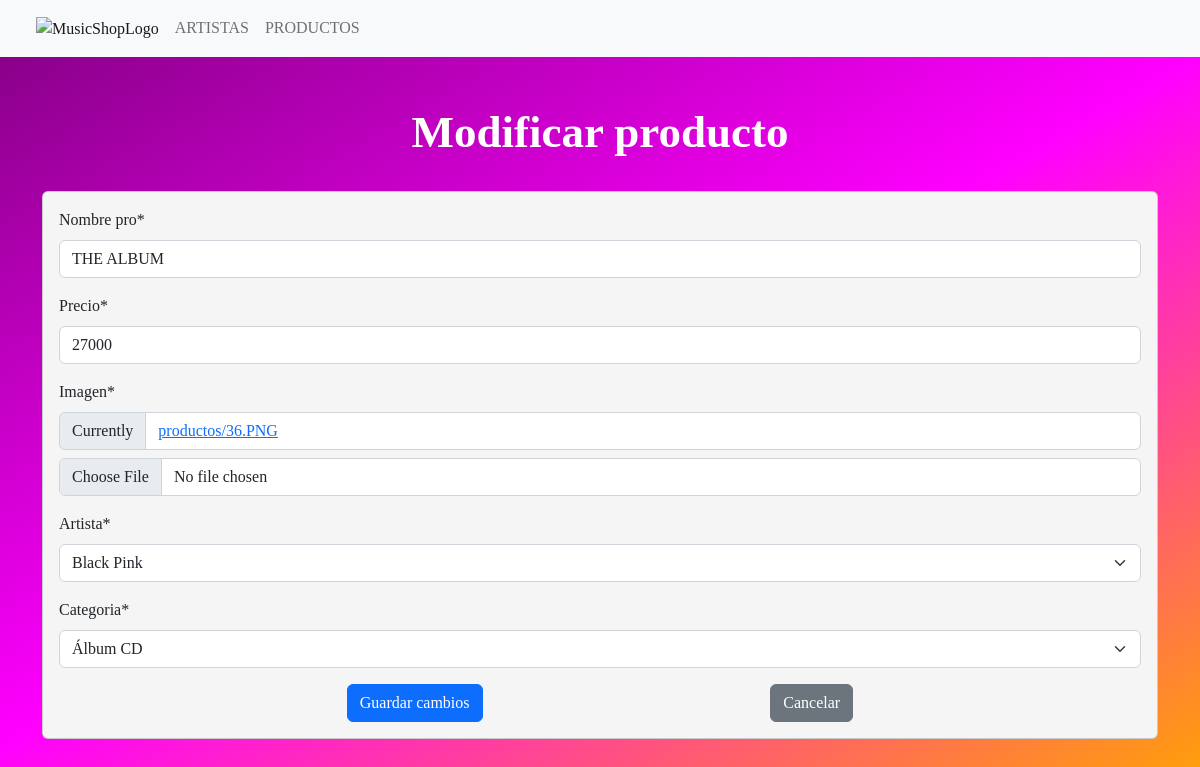
Screenshot of /modificar_producto/16 with the database file from the repository.
### tienda/models.py (models this page shows, shortened)
class Producto(models.Model):
    nombre_pro = models.CharField(max_length=70)
    precio = models.IntegerField()
    imagen = models.ImageField(upload_to="productos",null=True)
    artista = models.ForeignKey(Artista, on_delete=models.PROTECT)
    categoria = models.ForeignKey(Tipo, on_delete=models.PROTECT)

### tienda/views.py (the view, shortened to what this page needs)
# urls.py: path('modificar_producto/<id>',views.modificar_producto, name='modificar-producto'),
def modificar_producto(request,id):
    producto = get_object_or_404(Producto,id=id)
    data = {'form': ProductoForm(instance=producto)}
    return render(request,'tienda/producto/modificar.html',data)

### tienda/forms.py
class ProductoForm(forms.ModelForm):
    class Meta:
        model = Producto
        fields = "__all__"

### tienda/models.py (called while the page is built)
    def __str__(self):
        return self.nombre

    def __str__(self):
        return self.nombre_tipo

### tienda/templates/tienda/producto/modificar.html (shortened to what this page needs)
{% extends 'tienda/base_admin.html'%}
{% load crispy_forms_tags %}
{% load crispy_forms_filters %}
{% block contenido %}
<br>
<br>
    <section class="container">
        <div class="d-flex justify-content-center "  id="titulo">
            <h2>Modificar producto</h2>
        </div>
        <br>
        <div class="row d-flex justify-content-center">
            <div class="col-12-md-6">
                <div class="card"  style="background-color: rgb(245, 245, 245);">
                    <div class="card-body">
                        <form action="" method="post" enctype="multipart/form-data">
                            {{form | crispy}}
                            <div class="d-flex justify-content-evenly">
                                <input type="submit" value="Guardar cambios" class="btn btn-primary">
                                <a class="btn btn-secondary" href="{% url 'listar-producto'%}" role="button">Cancelar</a>
                            </div>
                        </form>
                    </div>
                </div>
            </div>
        </div>
    </section>
    <br>
    <br>
{% endblock %}

### tienda/static/css/admin_style2.css (style rules this page uses)
* { font-family: monserrat; }
body { background: linear-gradient(150deg,purple, fuchsia,orange); min-height: 100vh; }
#titulo h2 { color: rgb(255, 255, 255); font-size: 45px; font-weight: 600; }

### rows the page displays
Producto: nombre_pro "THE ALBUM", precio "27000", artista "Black Pink", categoria "Álbum CD"
